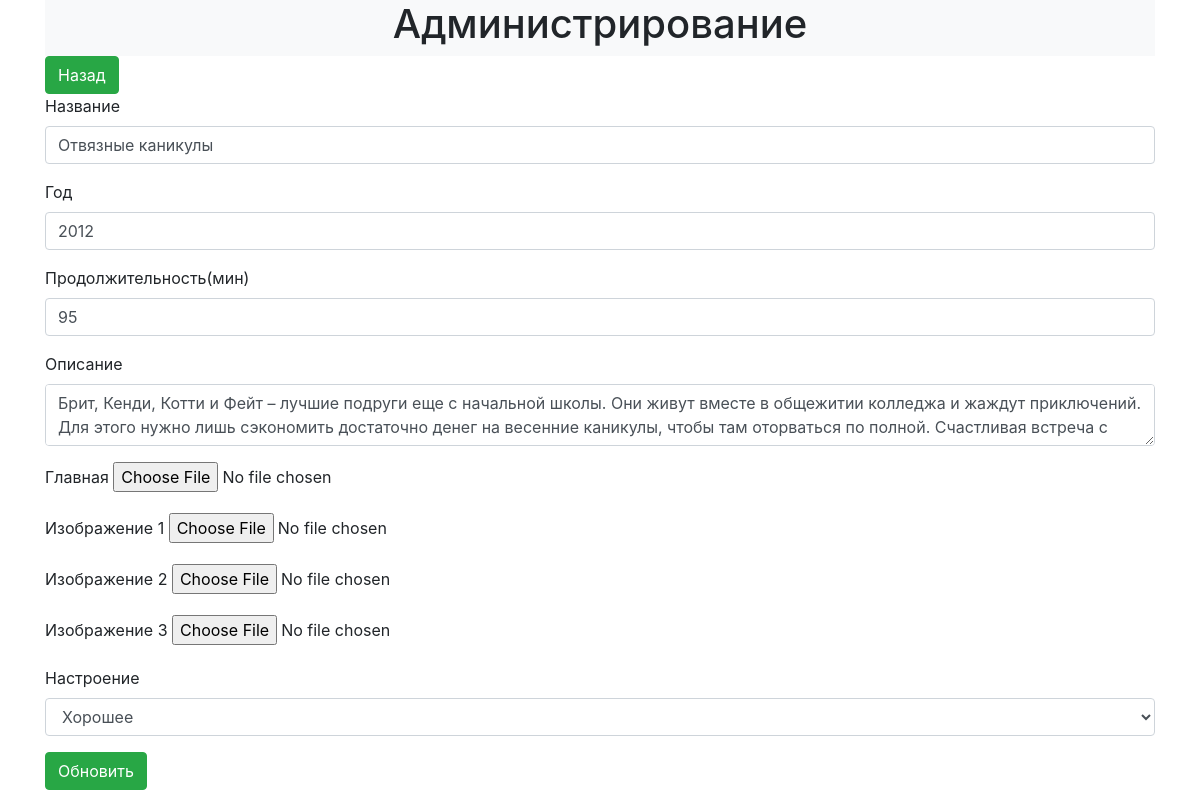
The app's page /RWxJC6OHIn.php?edit=52, older data.
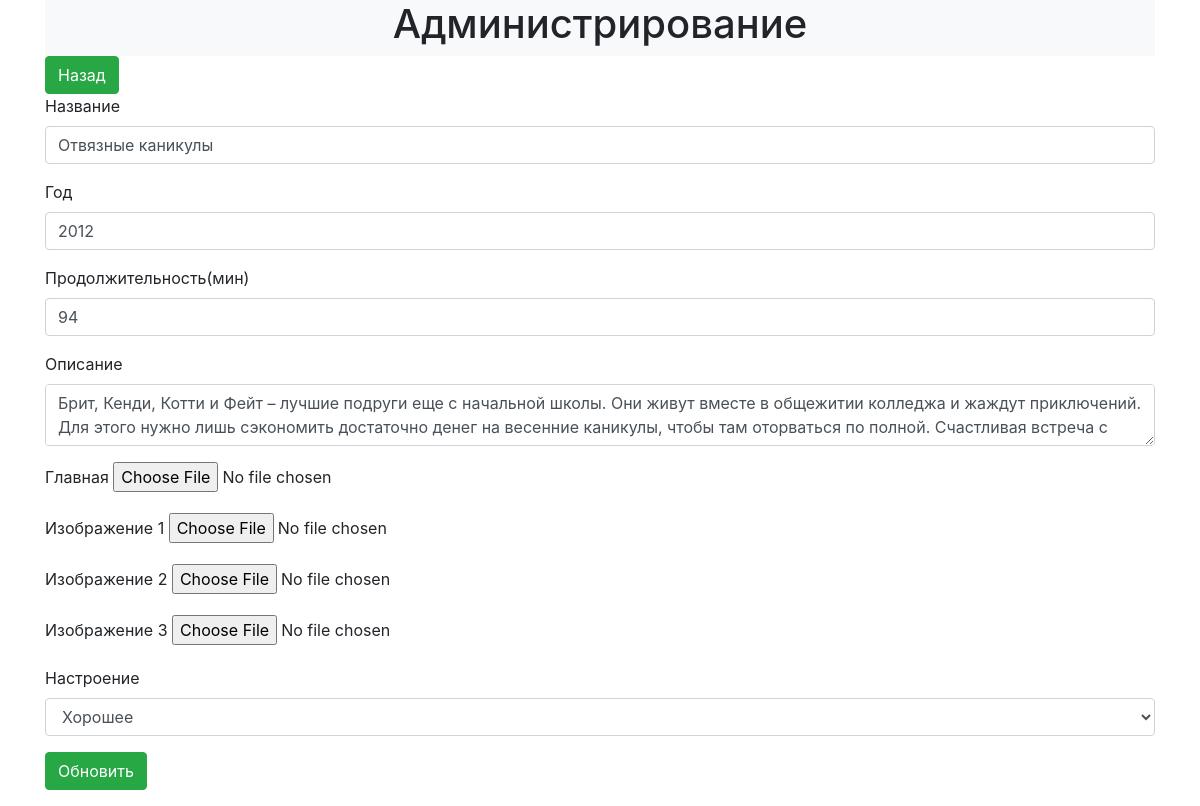
The same page, newer data.
### tables this page shows
CREATE TABLE `films` (
  `id_film` int(11) NOT NULL,
  `name_film` varchar(500) NOT NULL,
  `year` year(4) NOT NULL,
  `continuance` int(11) NOT NULL,
  `short_description` longtext NOT NULL,
  `id_sentiment` int(11) DEFAULT NULL
);

CREATE TABLE `sentiments` (
  `id_sentiment` int(11) NOT NULL,
  `name_sentiment` varchar(200) DEFAULT NULL
);

### RWxJC6OHIn.php (the view, shortened to what this page needs)
<?php
$dbParams = require('db.php');
$db = new PDO (
    "mysql:host={$dbParams['host']};dbname={$dbParams['database']};charset=utf8",
    $dbParams['username'],
    $dbParams['password']
);
if (isset($_GET['edit'])) {
    $filmEdit = $db->query('SELECT * FROM `films` WHERE id_film = ' . (int)$_GET['edit'])->fetch();
    if (!$filmEdit) {
        if (isset($_POST['id'], $_POST['name'], $_POST['short_description'], $_POST['continuance'])) {
            $sql = "
			INSERT INTO `films` (name_film, year, continuance, short_description, id_sentiment)
			VALUE (:name_film, :year, :continuance, :short_description, :id_sentiment)
			";
            $query = $db->prepare($sql);
            $filmSaved = $query->execute([
                ':name_film' => $_POST['name'],
                ':year' => $_POST['year'],
                ':continuance' => $_POST['continuance'],
                ':short_description' => $_POST['short_description'],
                ':id_sentiment' => $_POST['id_sentiment'],
            ]);
            $id = $db->lastInsertId();
            upload($id);
            header('Location: /RWxJC6OHIn.php');
            exit();
        }
    } else {
        $id = $filmEdit['id_film'];
        $name = $filmEdit['name_film'];
        $year = $filmEdit['year'];
        $continuance = $filmEdit['continuance'];
        $short_description = $filmEdit['short_description'];
        $id_sentiment = $filmEdit['id_sentiment'];
    }
}
$sentiments = $db->query('
	SELECT * FROM `sentiments`
')->fetchAll();
?>
<html>
<head>
    <link rel="stylesheet" href="https://stackpath.bootstrapcdn.com/bootstrap/4.1.1/css/bootstrap.min.css">
</head>
<body>
<div class="container">
    <?php if (isset($_GET['edit'])){ ?>
        <nav class="navbar-light bg-light">
            <div class="row">
                <div class="col-sm"></div>
                <div class="col-lg-auto">
                    <h1>Администрирование</h1>
                </div>
                <div class="col-sm"></div>
            </div>
        </nav>
        <a href="RWxJC6OHIn.php" class="btn btn-success">Назад</a>
        <form enctype="multipart/form-data" action="/RWxJC6OHIn.php?edit=<?= $id ?>" method="post">
            <div class="form-group">
                <label class="control-label" for="name">Название</label>
                <input required type="text" id="name" value="<?= $name ?>" class="form-control" name="name" maxlength="255">
            </div>
            <div class="form-group">
                <label class="control-label" for="year">Год</label>
                <input required type="number" id="year" value="<?= $year ?>" class="form-control" name="year" maxlength="255">
            </div>
            <div class="form-group">
                <label class="control-label" for="continuance">Продолжительность(мин)</label>
                <input required type="number" id="continuance" value="<?= $continuance ?>" class="form-control" name="continuance" maxlength="255">
            </div>
            <div class="form-group">
                <label class="control-label" for="short_description">Описание</label>
                <textarea required id="short_description" class="form-control" name="short_description"  maxlength="255"><?= $short_description ?></textarea>
            </div>
            <div class="form-group">
                <label class="control-label">Главная</label>
                <input type="file" name="cover">
            </div>
            <div class="form-group">
                <label class="control-label">Изображение 1</label>
                <input type="file" name="img1">
            </div>
            <div class="form-group">
                <label class="control-label">Изображение 2</label>
                <input type="file" name="img2">
            </div>
            <div class="form-group">
                <label class="control-label">Изображение 3</label>
                <input type="file" name="img3">
            </div>
            <div class="form-group field-deposittypes-currency_id">
                <label class="control-label" for="id_sentiment">Настроение</label>
                <select required id="id_sentiment" class="form-control" name="id_sentiment">
                    <?php foreach ($sentiments as $sentiment) { ?>
                        <option <? if ($sentiment['id_sentiment'] == $id_sentiment){
						echo 'selected';
						}?> value="<?= $sentiment['id_sentiment'] ?>"><?= $sentiment['name_sentiment'] ?>
                        </option>
                    <?php } ?>
                </select>
            </div>
            <div class="form-group">
                <button type="submit" class="btn btn-success"><?= $id ? 'Обновить' : 'Создать' ?></button>
            </div>
        </form>
    <?php } ?>
</div>
</body>
</html>

Row changes from the older to the newer data that the page shows:
changed films "Отвязные каникулы": continuance "95" → "94"
